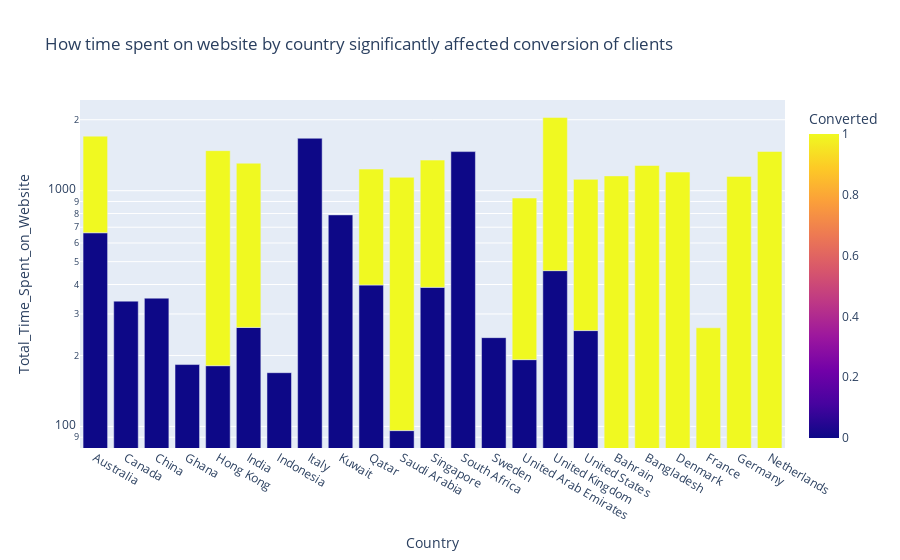

The notebook cell saved with this chart:
### Code cell
df2=df.loc[:,['Total_Time_Spent_on_Website','TotalVisits','Converted','Country']].groupby(['Converted','Country']).median().reset_index()
df2
plot=px.bar(data_frame=df2,x='Country',y='Total_Time_Spent_on_Website',color='Converted', barmode='group', title='How time spent on website by country significantly affected conversion of clients',log_y=True)
plot.show()

### Figure 1 — Plotly figure (JSON) as saved in the notebook; plotly's stock layout.template omitted (floating-point values rounded to 4 significant figures)
{"data": [{"alignmentgroup": "True", "hovertemplate": "Country=%{x}<br>Total_Time_Spent_on_Website=%{y}<br>Converted=%{marker.color}<extra></extra>", "legendgroup": "", "marker": {"color": [0, 0, 0, 0, 0, 0, 0, 0, 0, 0, 0, 0, 0, 0, 0, 0, 0, 1, 1, 1, 1, 1, 1, 1, 1, 1, 1, 1, 1, 1, 1, 1], "coloraxis": "coloraxis", "pattern": {"shape": ""}}, "name": "", "offsetgroup": "", "orientation": "v", "showlegend": false, "textposition": "auto", "type": "bar", "x": ["Australia", "Canada", "China", "Ghana", "Hong Kong", "India", "Indonesia", "Italy", "Kuwait", "Qatar", "Saudi Arabia", "Singapore", "South Africa", "Sweden", "United Arab Emirates", "United Kingdom", "United States", "Australia", "Bahrain", "Bangladesh", "Denmark", "France", "Germany", "Hong Kong", "India", "Netherlands", "Qatar", "Saudi Arabia", "Singapore", "United Arab Emirates", "United Kingdom", "United States"], "xaxis": "x", "y": [663, 340, 350, 183, 181, 263, 169, 1669, 789.5, 398, 96, 389, 1465, 238, 192, 458, 255, 1041, 1156.0, 1279, 1200, 262, 1150, 1298.0, 1045, 1467, 837, 1044.0, 959.5, 739, 1588, 862], "yaxis": "y"}], "layout": {"autosize": true, "barmode": "group", "coloraxis": {"colorbar": {"title": {"text": "Converted"}}, "colorscale": [[0, "#0d0887"], [0.1111, "#46039f"], [0.2222, "#7201a8"], [0.3333, "#9c179e"], [0.4444, "#bd3786"], [0.5556, "#d8576b"], [0.6667, "#ed7953"], [0.7778, "#fb9f3a"], [0.8889, "#fdca26"], [1, "#f0f921"]]}, "legend": {"tracegroupgap": 0}, "title": {"text": "How time spent on website by country significantly affected conversion of clients"}, "xaxis": {"anchor": "y", "autorange": true, "domain": [0, 1], "range": [-0.5, 22.5], "title": {"text": "Country"}, "type": "category"}, "yaxis": {"anchor": "x", "autorange": true, "domain": [0, 1], "range": [1.908, 3.385], "title": {"text": "Total_Time_Spent_on_Website"}, "type": "log"}}}
